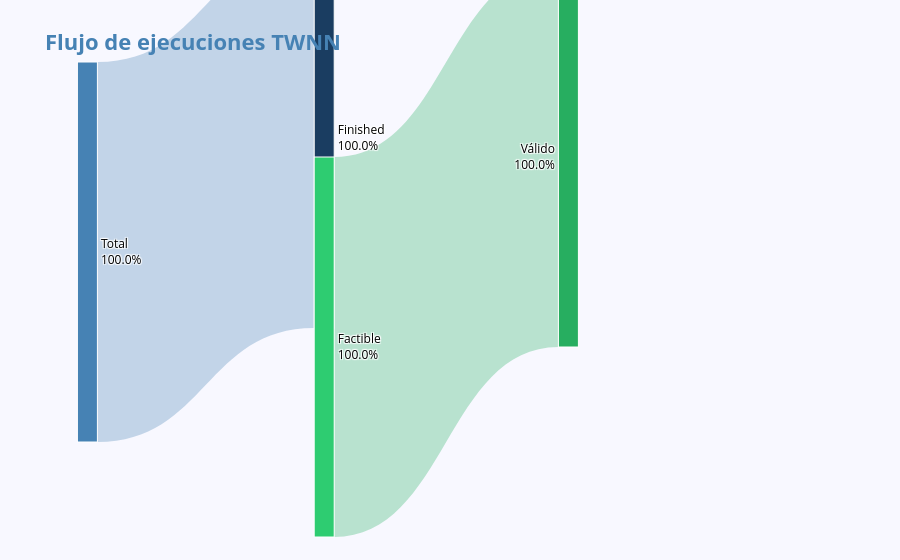

Notebook cell for this chart:
### Code cell
# ── Valores ─────────────────────────────────────────────────────────────────                                                                                                        
def n(mask): return nn[mask].shape[0]                                                                                                                                                 
                                                                                                                                                                                    
total               = nn.shape[0]                                                                                                                                                     
n_finished          = n(nn["status"] == "finished")                                                                                                                                   
n_timeout           = n(nn["status"] == "timeout")                                                                                                                                    
finished_feasible   = n((nn["status"] == "finished") & (nn["feasible"] == True))
finished_infeasible = n((nn["status"] == "finished") & (nn["feasible"] == False))                                                                                                     
feasible_valid      = n((nn["feasible"] == True) & (nn["valid"] == True))
feasible_invalid    = n((nn["feasible"] == True) & (nn["valid"] == False))                                                                                                            
                                                                                                                                                                                    
# ── Nodos: 0=Total, 1=Finished, 2=Timeout,                                                                                                                                           
#           3=Factible, 4=Infactible, 5=Válido, 6=Inválido                                                                                                                            
labels = ["Total", "Finished", "Timeout", "Factible", "Infactible", "Válido", "Inválido"]                                                                                             
source = [0, 0,         1,                1,                  2,        3,              3]                                                                                            
target = [1, 2,         3,                4,                  4,        5,              6]                                                                                            
value  = [n_finished, n_timeout,                                                                                                                                                      
        finished_feasible, finished_infeasible,                                                                                                                                     
        n_timeout,                                                                                                                                                                  
        feasible_valid, feasible_invalid]                                                                                                                                           

pcts = [                                                                                                                                                                              
    100,        
    n_finished / total * 100,
    n_timeout  / total * 100,
    finished_feasible / total * 100,                                                                                                                                                  
    (finished_infeasible + n_timeout) / total * 100,
    feasible_valid   / total * 100,                                                                                                                                                   
    feasible_invalid / total * 100,
]                                                                                                                                                                                     

x = [0.01, 0.33, 0.33, 0.66, 0.66, 0.99, 0.99]                                                                                                                                        
y = [0.40, 0.10, 0.65, 0.15, 0.70, 0.10, 0.55]
x = [.001 if v == 0 else .999 if v == 1 else v for v in x]                                                                                                                            
y = [.001 if v == 0 else .999 if v == 1 else v for v in y]                                                                                                                            
                                                                                                                                                                                    
node_colors = [                                                                                                                                                                       
    BLUE_PALETTE[3],
    BLUE_PALETTE[5], BLUE_PALETTE[2],                                                                                                                                                 
    "#2ecc71", "#e74c3c",
    "#27ae60", "#c0392b",                                                                                                                                                             
]               
                                                                                                                                                                                    
link_colors = [
    "rgba(70,130,180,0.3)",   # Total → Finished                                                                                                                                      
    "rgba(70,130,180,0.3)",   # Total → Timeout
    "rgba(46,204,113,0.3)",   # Finished → Factible
    "rgba(231,76,60,0.3)",    # Finished → Infactible                                                                                                                                 
    "rgba(231,76,60,0.3)",    # Timeout → Infactible
    "rgba(39,174,96,0.3)",    # Factible → Válido                                                                                                                                     
    "rgba(192,57,43,0.3)",    # Factible → Inválido
]                                                                                                                                                                                     
                
# ── Figura ───────────────────────────────────────────────────────────────────                                                                                                       
fig = go.Figure(go.Sankey(
    textfont=dict(color="black", size=12),                                                                                                                                            
    node=dict(
        pad=35, thickness=20,                                                                                                                                                         
        line=dict(color="white", width=1),
        label=[f"{name}<br>{pct:.1f}%" for name, pct in zip(labels, pcts)],
        x=x, y=y,                                                                                                                                                                     
    ),
    link=dict(source=source, target=target, value=value, color=link_colors),                                                                                                          
))                                                                                                                                                                                    

fig.update_layout(                                                                                                                                                                    
    title="<span style='font-size:22px;color:steelblue;'><b>Flujo de ejecuciones TWNN</b></span>",
    font=dict(size=12, color="white"),                                                                                                                                                
    paper_bgcolor="#F8F8FF",
)                                                                                                                                                                                     
fig.update_traces(node_color=node_colors)
fig.show()

### Figure 1 — Plotly figure (JSON) as saved in the notebook; plotly's stock layout.template omitted (floating-point values rounded to 4 significant figures)
{"data": [{"link": {"color": ["rgba(70,130,180,0.3)", "rgba(70,130,180,0.3)", "rgba(46,204,113,0.3)", "rgba(231,76,60,0.3)", "rgba(231,76,60,0.3)", "rgba(39,174,96,0.3)", "rgba(192,57,43,0.3)"], "source": [0, 0, 1, 1, 2, 3, 3], "target": [1, 2, 3, 4, 4, 5, 6], "value": [256, 0, 256, 0, 0, 256, 0]}, "node": {"color": ["#4682b4", "#1a3d61", "#7ab4d9", "#2ecc71", "#e74c3c", "#27ae60", "#c0392b"], "label": ["Total<br>100.0%", "Finished<br>100.0%", "Timeout<br>0.0%", "Factible<br>100.0%", "Infactible<br>0.0%", "Válido<br>100.0%", "Inválido<br>0.0%"], "line": {"color": "white", "width": 1}, "pad": 35, "thickness": 20, "x": [0.01, 0.33, 0.33, 0.66, 0.66, 0.99, 0.99], "y": [0.4, 0.1, 0.65, 0.15, 0.7, 0.1, 0.55]}, "textfont": {"color": "black", "size": 12}, "type": "sankey"}], "layout": {"font": {"color": "white", "size": 12}, "paper_bgcolor": "#F8F8FF", "title": {"text": "<span style='font-size:22px;color:steelblue;'><b>Flujo de ejecuciones TWNN</b></span>"}}}
